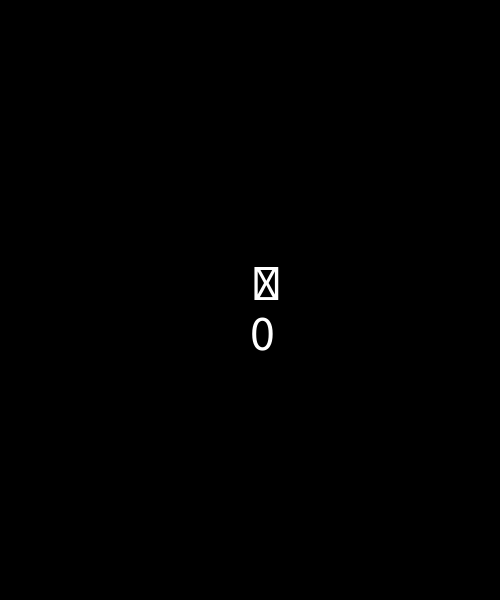
Frame 1 (no input)
Frame 60 (the mouse pressed at the canvas centre just before this capture): identical to frame 1, image omitted
Frame 120 (the mouse held since frame 60 and released just before this capture): identical to frame 1, image omitted

The Processing sketch that drew this single still picture (run headless with seeded random() and noise(); from frame 60 on, the mouse is pressed at the canvas centre):

// Processing sketch: inclass_asciiCode
// ── inclass_asciiCode.pde
int c;


void setup() {
  size(500,600);
  textSize(50);
}

void draw(){
  background(0);
  //text("  ", x, y);
  //if (keyPressed) {
    text(char(c), width/2, height/2);
    text(int(c), width/2, height/2+50);
  //}
}

void keyPressed() {
  println(key);
  c=key;
}
